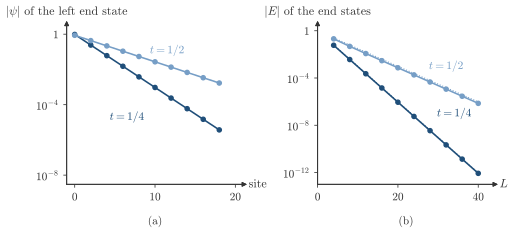

This figure's Python source:
"""Session 3, section 3.9, the end states of the open SSH chain of L sites, intracell hopping t and intercell hopping 1.

The bonds along the chain are t, 1, t, 1, ..., t, so the first and the last site are attached by the weak bond t, which is the topological
phase for t<1. Panel (a) is the amplitude of the end state of the left end, on its sublattice, for L=40, and it decays as t per cell. Panel (b)
is the smallest |E| of the open chain against L. The line is the guide t^(L/2)."""
import os, sys
sys.path.insert(0, os.path.join(os.path.dirname(os.path.abspath(__file__)), '..'))
import numpy as np
import style


def chain(L, t):
    H = np.zeros((L, L))
    for i in range(L - 1):
        H[i, i + 1] = H[i + 1, i] = t if i % 2 == 0 else 1.0
    return H


def lowest(L, t):
    w, v = np.linalg.eigh(chain(L, t))
    i = np.argmin(np.abs(w))
    return abs(w[i]), v[:, i]


# the numbers of the quiz of Section 3.9
print([float('%.2g' % lowest(L, 0.25)[0]) for L in (4, 8, 12)])

Ls = np.arange(4, 41, 4)
fig, axs = style.figure(ncols=2, height_cm=5.4, gridspec_kw=dict(wspace=0.42))
ax = axs[0]
j = np.arange(0, 20, 2)
ax.set_yscale('log'); ax.set_xlim(-1, 21); ax.set_ylim(3e-9, 2.5)
for t, col in ((0.25, style.ACCENT), (0.5, style.LIGHT)):
    E, v = lowest(40, t)
    # the states at +-E are mixed, so the weight on the left half is the sum of the two by symmetry
    w, V = np.linalg.eigh(chain(40, t))
    idx = np.argsort(np.abs(w))[:2]
    left = (V[:, idx[0]] + V[:, idx[1]]) / np.sqrt(2)
    left *= np.sign(left[0])
    amp = np.abs(left[:20])
    ax.plot(np.arange(20)[::2], amp[::2], 'o-', color=col, ms=3.2, lw=1.2)
    assert np.allclose(amp[::2][:6], t ** np.arange(6) * amp[0] / 1, rtol=1e-2)
style.arrows(ax, xlabel=r'site', ylabel=r'$|\psi|$ of the left end state')
ax.set_xticks([0, 10, 20]); ax.tick_params(length=2.5, width=0.6); ax.minorticks_off()
ax.set_yticks([1e-8, 1e-4, 1]); ax.set_yticklabels([r'$10^{-8}$', r'$10^{-4}$', '1'])
style.label(ax, 11.5, 0.12, r'$t=1/2$', color=style.LIGHT, fontsize=8.5)
style.label(ax, 6.5, 2e-5, r'$t=1/4$', color=style.ACCENT, fontsize=8.5)
ax.text(0.5, -0.2, '(a)', transform=ax.transAxes, ha='center', va='top', fontsize=8.5)
ax = axs[1]
ax.set_yscale('log'); ax.set_xlim(0, 44); ax.set_ylim(1e-13, 2)
for t, col in ((0.25, style.ACCENT), (0.5, style.LIGHT)):
    E = np.array([lowest(L, t)[0] for L in Ls])
    ax.plot(Ls, E, 'o-', color=col, ms=3.2, lw=1.2)
    ax.plot(Ls, t ** (Ls / 2), color=col, lw=0.8, ls=':')
style.arrows(ax, xlabel=r'$L$', ylabel=r'$|E|$ of the end states')
ax.set_xticks([0, 20, 40]); ax.tick_params(length=2.5, width=0.6); ax.minorticks_off()
ax.set_yticks([1e-12, 1e-8, 1e-4, 1]); ax.set_yticklabels([r'$10^{-12}$', r'$10^{-8}$', r'$10^{-4}$', '1'])
ax.text(0.5, -0.2, '(b)', transform=ax.transAxes, ha='center', va='top', fontsize=8.5)
style.label(ax, 32, 1e-3, r'$t=1/2$', color=style.LIGHT, fontsize=8.5)
style.label(ax, 34, 1e-7, r'$t=1/4$', color=style.ACCENT, fontsize=8.5)
style.save(fig, __file__)
